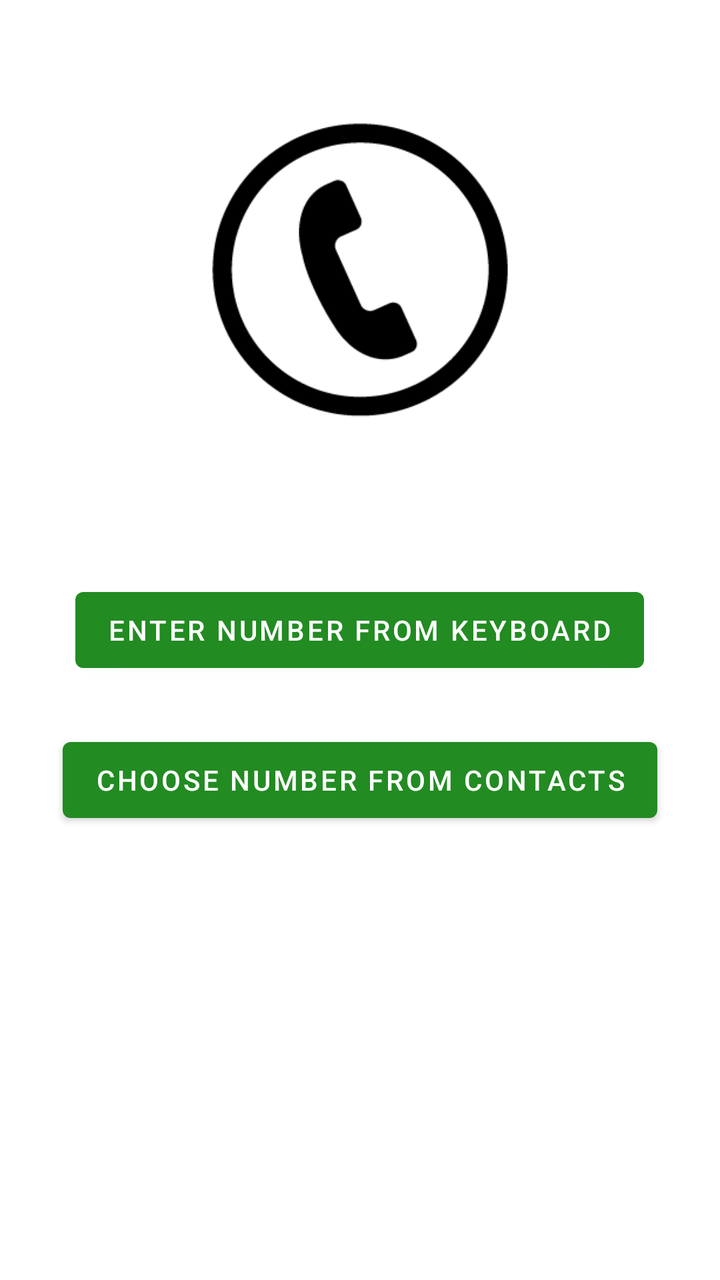
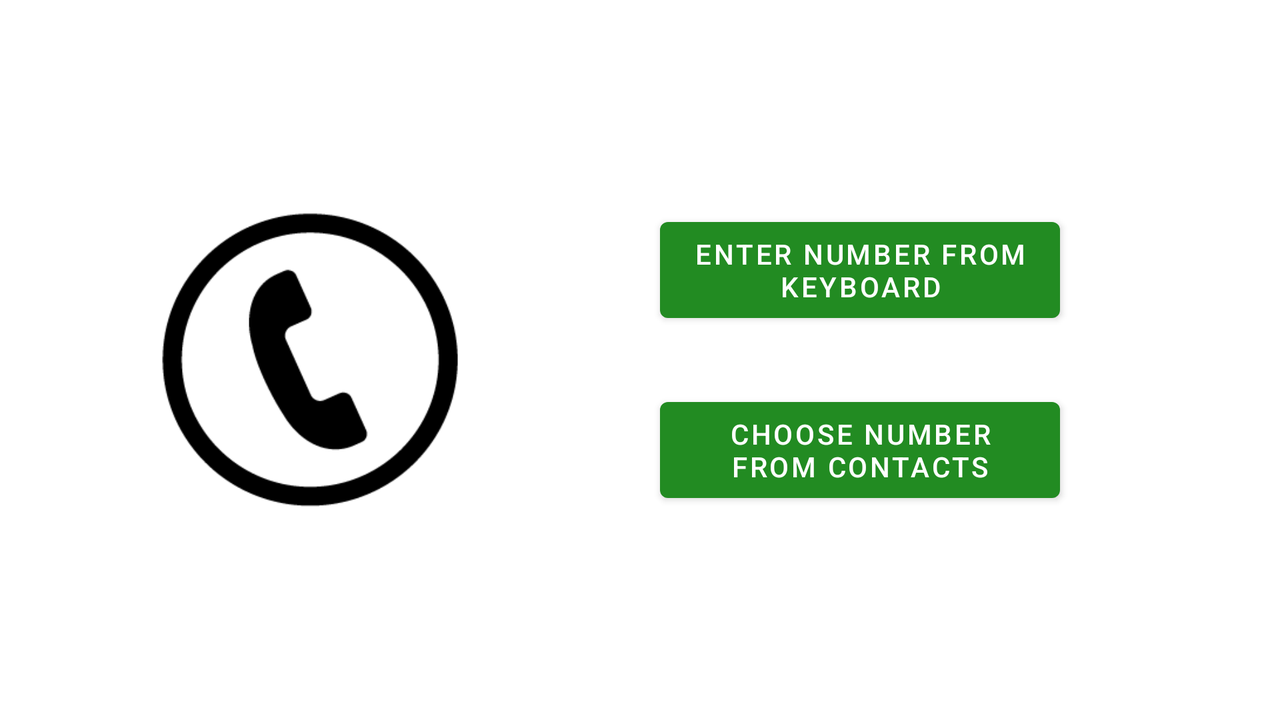

Two renders of one Android screen. The first uses the default layout on a phone; the second uses the alternative layout the repository ships for a different screen configuration, on a matching device. The two XML files are below.
<!-- AndroidManifest.xml: application theme Theme.SilentCalls -->
<!-- res/layout/activity_manual_or_contacts.xml -->
<?xml version="1.0" encoding="utf-8"?>
<RelativeLayout xmlns:android="http://schemas.android.com/apk/res/android"
    xmlns:app="http://schemas.android.com/apk/res-auto"
    xmlns:tools="http://schemas.android.com/tools"
    android:layout_width="match_parent"
    android:layout_height="match_parent"
    tools:context=".ManualOrContactsActivity">

    <ImageView
        android:layout_width="150dp"
        android:layout_height="150dp"
        android:layout_centerHorizontal="true"
        android:layout_marginTop="60dp"
        android:id="@+id/mainphoto"
        android:src="@drawable/phone"/>

    <Button
        android:layout_width="wrap_content"
        android:layout_height="50dp"
        android:id="@+id/btnEnterNumber"
        android:text="@string/numberFromKeyboard"
        android:layout_centerHorizontal="true"
        android:layout_marginTop="80dp"
        android:layout_below="@+id/mainphoto"/>

    <Button
        android:layout_width="wrap_content"
        android:layout_height="50dp"
        android:id="@+id/btnChooseFromContacts"
        android:layout_marginTop="25dp"
        android:layout_below="@id/btnEnterNumber"
        android:text="@string/numberFromContacts"
        android:layout_centerHorizontal="true"/>
</RelativeLayout>
<!-- resources referenced by this layout -->
<resources>
  <!-- drawable phone: png bitmap (drawable, 3177 bytes) -->
  <string name="numberFromContacts">Choose number from contacts</string>
  <string name="numberFromKeyboard">Enter number from keyboard</string>
  <style name="Theme.SilentCalls" parent="Theme.MaterialComponents.DayNight.DarkActionBar">
          
          <item name="colorPrimary">@color/forest_green</item>
          <item name="colorPrimaryVariant">@color/silver</item>
          <item name="colorOnPrimary">@color/white</item>
          
          <item name="colorSecondary">@color/teal_200</item>
          <item name="colorSecondaryVariant">@color/teal_700</item>
          <item name="colorOnSecondary">@color/black</item>
          
          <item name="android:statusBarColor" tools:targetApi="l">?attr/colorPrimaryVariant</item>
          
      </style>
  <color name="forest_green">#228B22</color>
  <color name="silver">#C0C0C0</color>
  <color name="white">#FFFFFFFF</color>
  <color name="teal_200">#FF03DAC5</color>
  <color name="teal_700">#FF018786</color>
  <color name="black">#FF000000</color>
</resources>
<!-- res/layout-land/activity_manual_or_contacts.xml (the repository's variant of the layout above) -->
<!-- drawn on the phone turned sideways -->
<?xml version="1.0" encoding="utf-8"?>
<RelativeLayout xmlns:android="http://schemas.android.com/apk/res/android"
    xmlns:app="http://schemas.android.com/apk/res-auto"
    xmlns:tools="http://schemas.android.com/tools"
    android:layout_width="match_parent"
    android:layout_height="match_parent"
    tools:context=".ManualOrContactsActivity">

    <ImageView
        android:layout_width="150dp"
        android:layout_height="150dp"
        android:id="@+id/mainphoto"
        android:src="@drawable/phone"
        android:layout_centerVertical="true"
        android:layout_marginLeft="80dp"/>

    <Button
        android:layout_width="200dp"
        android:layout_height="60dp"
        android:id="@+id/btnEnterNumber"
        android:text="@string/numberFromKeyboard"
        android:layout_toRightOf="@id/mainphoto"
        android:layout_alignTop="@id/mainphoto"
        android:layout_marginLeft="100dp"/>

    <Button
        android:layout_width="200dp"
        android:layout_height="60dp"
        android:id="@+id/btnChooseFromContacts"
        android:text="@string/numberFromContacts"
        android:layout_toRightOf="@id/mainphoto"
        android:layout_alignBottom="@id/mainphoto"
        android:layout_marginLeft="100dp"/>
</RelativeLayout>
